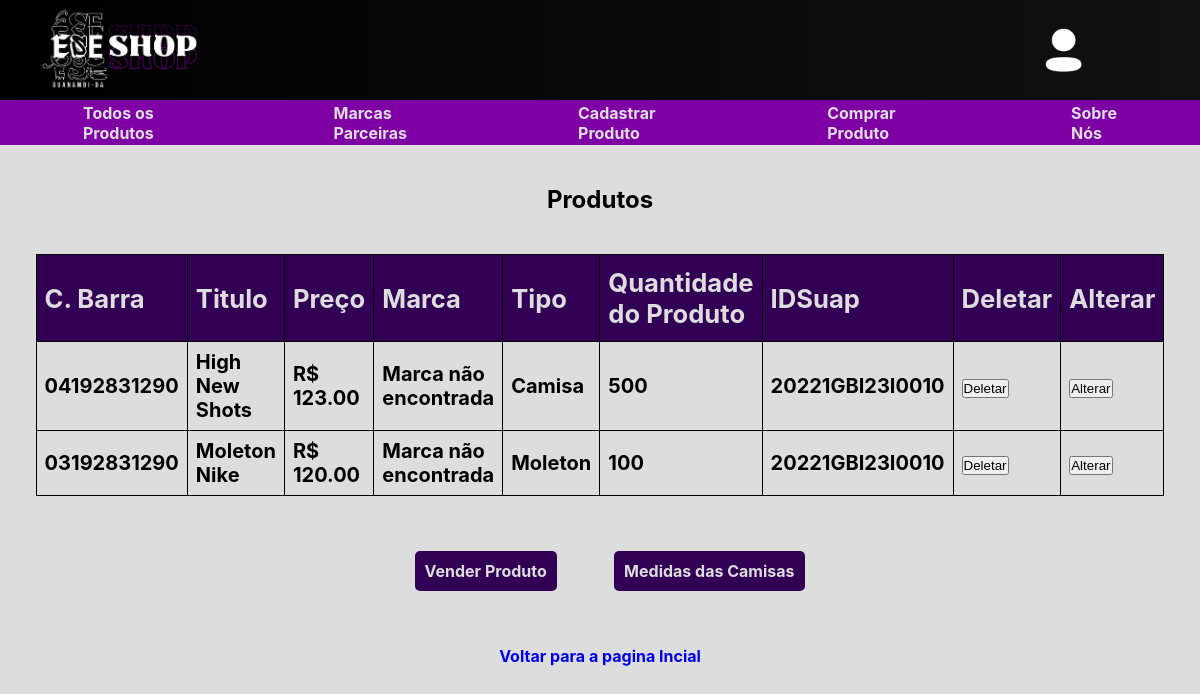
The page /sislojamarca/dados/todosprodutos.php on the database its author committed.
### tables this page shows
create table produto(
    CBarra VARCHAR(13) primary key,
    titulo VARCHAR(255) not null,
    preco DECIMAL(10, 2),
    marca INT,
    tipo VARCHAR(11),
    qtdProduto INT,
    IDSuap_produto VARCHAR(16),
    FOREIGN KEY (IDSuap_produto)
    references usuario (IDSuap),
    FOREIGN KEY (marca)
    references marca (IDMarca)
);

### sislojamarca/dados/todosprodutos.php (the view, shortened to what this page needs)
<?php
require_once '../database/conexao.php';
$sql = "SELECT * FROM produto ORDER BY CBarra DESC";
$stm = $conn->prepare($sql);
$stm->execute();
$usuarios = $stm->fetchAll(PDO::FETCH_ASSOC);
?>
<!DOCTYPE html>
<html lang="pt-BR">
<head>
    <link rel="stylesheet" href="../css/todosprodutos.css">
    <link rel="stylesheet" href="../css/style.css">
    <link rel="stylesheet" href="../css/responsive.css">
</head>
<body>
<?php include_once "../components/header.php"?>
    <main>
        <h2>Produtos</h2>
    <div class="custome">
        <table id="customers">
            <tr>
                <th>C. Barra</th>
                <th>Titulo</th>
                <th>Preço</th>
                <th>Marca</th>
                <th>Tipo</th>
                <th>Quantidade do Produto</th>
                <th>IDSuap</th>
                <th>Deletar</th>
                <th>Alterar</th>
            </tr>
            <?php foreach ($usuarios as $row) { ?>
                <tr>
                    <td><?php echo $row['CBarra']; ?></td>
                    <td><?php echo $row['titulo']; ?></td>
                    <td><?php echo "R$ ".$row['preco']; ?></td>
                    <td>
                        <?php
                            $sql = "SELECT nomeMarca FROM marca WHERE IDMarca = :IDMarca";
                            $stm = $conn->prepare($sql);
                            $stm ->bindParam(':IDMarca', $row['IDMarca']);
                            $executed = $stm->execute();
                            if ($executed) {
                                $marca = $stm->fetch(PDO::FETCH_ASSOC);
                                if ($marca) {
                                    echo $marca['nomeMarca'];
                                } else {
                                    echo "Marca não encontrada";
                                }
                            } else {
                                echo "Erro na consulta: " . implode(", ", $stm->errorInfo());
                            }
                        ?>
                    </td>
                    <td><?php echo $row['tipo']; ?></td>
                    <td><?php echo $row['qtdProduto']; ?></td>
                    <td><?php echo $row['IDSuap_produto']; ?></td>
                    <td>
                    <form method="post" action="../database/delete.php">
                        <button type="submit" class="deletar" onclick="return confirm('Tem certeza que deseja deletar?');">Deletar</button>
                    </form>
                    </td>
                    <td>
                    <form method="post" action="../php/altproduto.php">
                        <button type="submit" class="alterar" onclick="return confirm('Tem certeza que deseja alterar?');">Alterar</button>
                    </form>
                    </td>
                </tr>
            <?php } ?>
        </table>
    </div>
        <div class="vd-produtos">
            <div class="part1">
            <p><a href="../php/vd-produto.php">Vender Produto</a></p>
            <p><a href="../php/medidas.php">Medidas das Camisas</a></p>
            </div>
        </div>
        <div class="voltar">
            <a href="../php/index.php">Voltar para a pagina Incial</a>
        </div>
    </main>
</body>
</html>

### sislojamarca/css/todosprodutos.css (style rules this page uses)
:root { --blackback: #111111; --purpleback: #7E00A4; --goldback: #C69F00; --whiteback: #DDDDDD; --text1: #000000; --purple: #310054; font-family: "Inter", sans-serif; font-weight: 700; font-style: normal; }
* { margin: 0px; padding: 0px; }
body { background-color: var(--whiteback); }
p { color: var(--text); }
h2 { margin-top: 40px; color: var(--text); }
main { background-color: var(--blackback); display: flex; flex-direction: column; align-items: center; justify-content: center; color: var(--text); gap: 40px; }
.custome { margin-left: 100px; margin-right: 100px; }
#customers { border-collapse: collapse; width: 100%; }
#customers td, #customers th { border: 1px solid #000000; padding: 8px; font-size: 2.5dvh; }
#customers th { padding-top: 12px; padding-bottom: 12px; text-align: left; background:none; color: var(--whiteback); font-size: 3.2dvh; background-color: var(--purple); }
.vd-produtos { display: grid; grid-template-columns: 1fr 1fr; gap: 20px; max-width: 800px; width: 100%; }
.vd-produtos p a { text-decoration: none; background-color: var(--purple); color: var(--whiteback);; padding: 10px; border-radius: 5px; }
.part1 { display: flex; justify-content: space-between; align-items: center; text-align: center; max-width: 100%; width: 100%; margin: 15px auto; margin-left: 55%; }

### sislojamarca/css/style.css (style rules this page uses)
:root { --blackback: #111111; --purpleback: #7E00A4; --goldback: #C69F00; --whiteback: #DDDDDD; --text1: #000000; --purple: #310054; font-family: "Inter", sans-serif; font-weight: 700; font-style: normal; }
* { margin: 0px; padding: 0px; }
body { background-color: var(--whiteback); }
p { color: var(--text1); }
a { display: block; text-decoration: none; }
main { display: flex; background-color: var(--whiteback); color: var(--text1) }
main > h2 { color: var(--text1) }

### rows shown on the page
produto: CBarra "04192831290", titulo "High New Shots", preco "123.00", tipo "Camisa", qtdProduto "500", IDSuap_produto "20221GBI23I0010"
produto: CBarra "03192831290", titulo "Moleton Nike", preco "120.00", tipo "Moleton", qtdProduto "100", IDSuap_produto "20221GBI23I0010"
